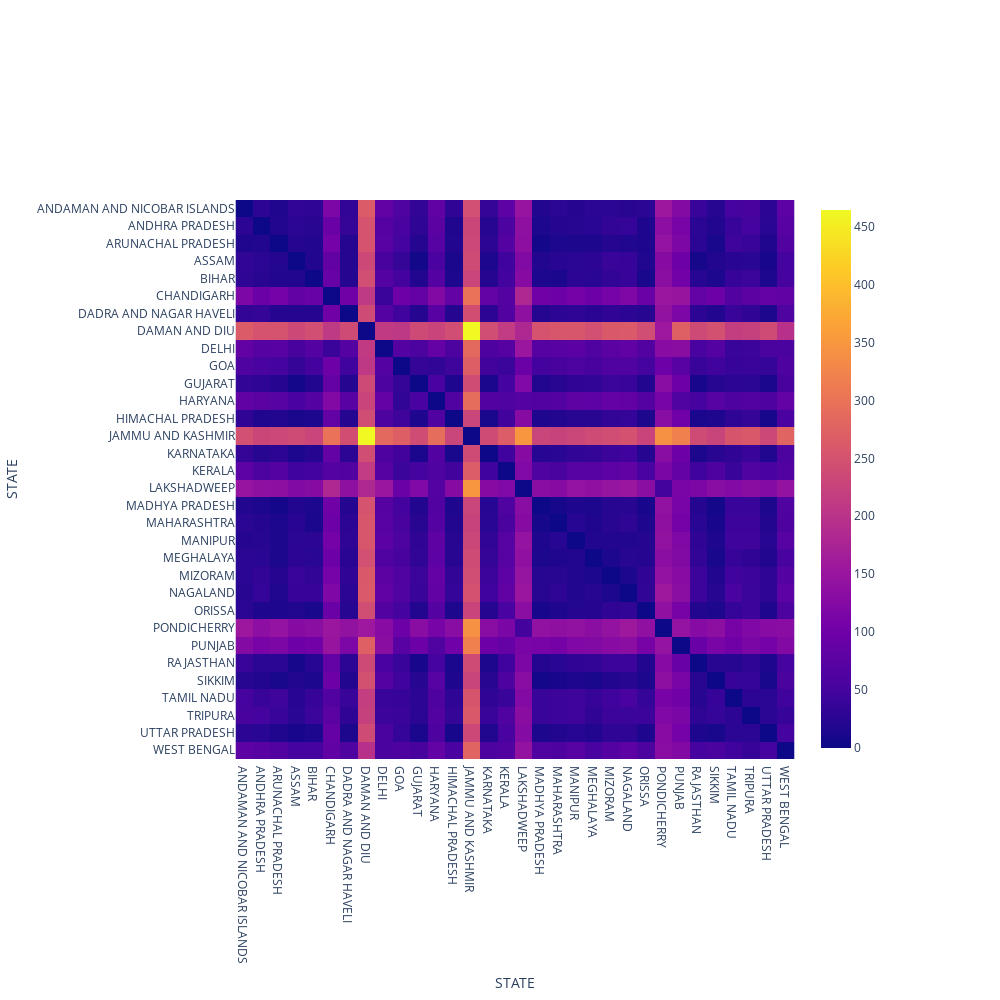

Notebook code cell kept with this figure:
### Code cell
import plotly.express as px

fig = px.imshow(df_man_dist)

fig.update_layout(margin = dict(t=200,r=200,b=200,l=200),
    showlegend = False,
    width = 1000, height = 1000,
    autosize = False )

fig.show()

### Figure 1 — Plotly figure (JSON) as saved in the notebook; plotly's stock layout.template omitted (floating-point values rounded to 4 significant figures; data arrays with more than 128 entries replaced by an {"elided": "..."} marker saying what was removed)
{"data": [{"coloraxis": "coloraxis", "hovertemplate": "STATE: %{x}<br>STATE: %{y}<br>color: %{z}<extra></extra>", "name": "0", "type": "heatmap", "x": ["ANDAMAN AND NICOBAR ISLANDS", "ANDHRA PRADESH", "ARUNACHAL PRADESH", "ASSAM", "BIHAR", "CHANDIGARH", "DADRA AND NAGAR HAVELI", "DAMAN AND DIU", "DELHI", "GOA", "GUJARAT", "HARYANA", "HIMACHAL PRADESH", "JAMMU AND KASHMIR", "KARNATAKA", "KERALA", "LAKSHADWEEP", "MADHYA PRADESH", "MAHARASHTRA", "MANIPUR", "MEGHALAYA", "MIZORAM", "NAGALAND", "ORISSA", "PONDICHERRY", "PUNJAB", "RAJASTHAN", "SIKKIM", "TAMIL NADU", "TRIPURA", "UTTAR PRADESH", "WEST BENGAL"], "xaxis": "x", "y": ["ANDAMAN AND NICOBAR ISLANDS", "ANDHRA PRADESH", "ARUNACHAL PRADESH", "ASSAM", "BIHAR", "CHANDIGARH", "DADRA AND NAGAR HAVELI", "DAMAN AND DIU", "DELHI", "GOA", "GUJARAT", "HARYANA", "HIMACHAL PRADESH", "JAMMU AND KASHMIR", "KARNATAKA", "KERALA", "LAKSHADWEEP", "MADHYA PRADESH", "MAHARASHTRA", "MANIPUR", "MEGHALAYA", "MIZORAM", "NAGALAND", "ORISSA", "PONDICHERRY", "PUNJAB", "RAJASTHAN", "SIKKIM", "TAMIL NADU", "TRIPURA", "UTTAR PRADESH", "WEST BENGAL"], "yaxis": "y", "z": {"elided": "32x32 float values"}}], "layout": {"autosize": false, "coloraxis": {"colorscale": [[0, "#0d0887"], [0.1111, "#46039f"], [0.2222, "#7201a8"], [0.3333, "#9c179e"], [0.4444, "#bd3786"], [0.5556, "#d8576b"], [0.6667, "#ed7953"], [0.7778, "#fb9f3a"], [0.8889, "#fdca26"], [1, "#f0f921"]]}, "height": 1000, "margin": {"b": 200, "l": 200, "r": 200, "t": 200}, "showlegend": false, "width": 1000, "xaxis": {"anchor": "y", "constrain": "domain", "domain": [0, 1], "scaleanchor": "y", "title": {"text": "STATE"}}, "yaxis": {"anchor": "x", "autorange": "reversed", "constrain": "domain", "domain": [0, 1], "title": {"text": "STATE"}}}}
